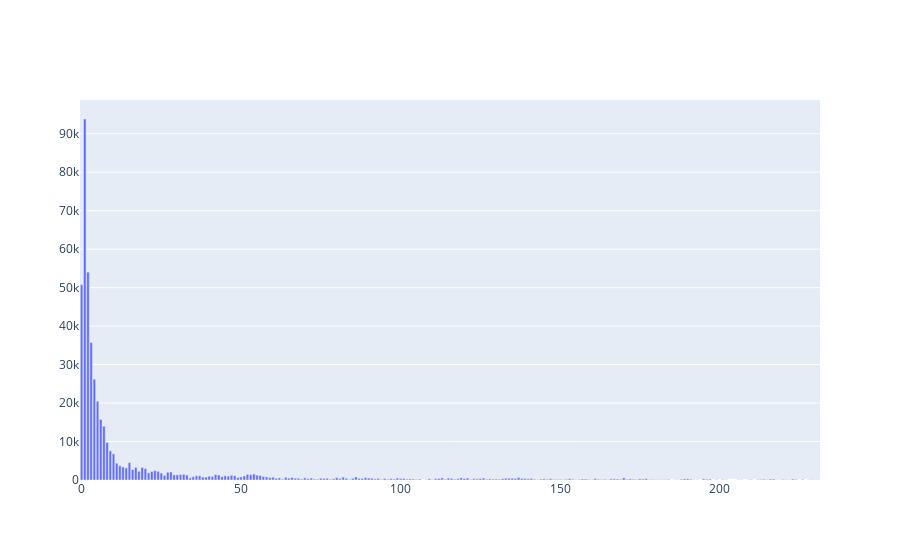

Notebook cell for this chart:
### Code cell
df_comments_analysis_days = (df_comments_analysis.groupby(["diffDays"], as_index=False)
    .agg(likes_sum = pd.NamedAgg(column='likes_count', aggfunc='sum'),
    comments_count = pd.NamedAgg(column='text_original', aggfunc='count')
    )
)

fig = go.Figure()
fig.add_trace(go.Bar(x=df_comments_analysis_days["diffDays"], y=df_comments_analysis_days["comments_count"]))
fig.show()

### Figure 1 — Plotly figure (JSON) as saved in the notebook; plotly's stock layout.template omitted (floating-point values rounded to 4 significant figures; data arrays with more than 128 entries replaced by an {"elided": "..."} marker saying what was removed)
{"data": [{"type": "bar", "x": {"elided": "220 int values"}, "y": {"elided": "220 int values"}}], "layout": {}}
